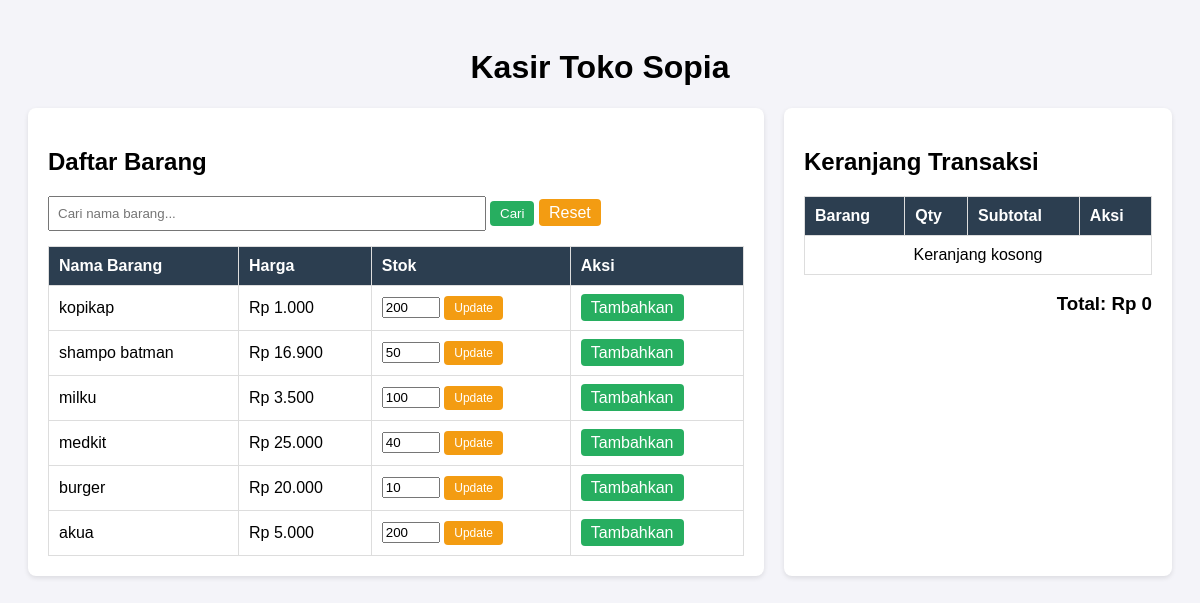
Screenshot of /project/public/index.php with the database file from the repository.
### tables this page shows
CREATE TABLE barang (
    id_barang  INT AUTO_INCREMENT PRIMARY KEY,
    id_kategori INT NOT NULL ,
    nama_barang VARCHAR(100) NOT NULL,
    harga INT NOT NULL,
    stok INT NOT NULL DEFAULT 0,
    
    CONSTRAINT fk_id_kategori FOREIGN KEY (id_kategori) 
    REFERENCES kategori(id_kategori)
    ON DELETE RESTRICT ON UPDATE CASCADE
);

### project/public/index.php (the view, shortened to what this page needs)
<?php
require_once '../config/database.php';
$search = isset($_GET['search']) ? $_GET['search'] : '';
$sql_produk = "SELECT * FROM barang WHERE nama_barang LIKE :search";
$stmt_produk = $conn->prepare($sql_produk);
$stmt_produk->execute(['search' => "%$search%"]);
$result_produk = $stmt_produk->fetchAll(PDO::FETCH_ASSOC);
?>
<!DOCTYPE html>
<html lang="id">
<head>
</head>
<body>
    <h1 style="text-align:center;">Kasir Toko Sopia</h1>
    <div class="container">
        <div class="kiri">
            <h2>Daftar Barang</h2>
            <form method="GET" action="index.php" style="margin-bottom: 15px;">
                <input type="text" name="search" placeholder="Cari nama barang..." value="<?= htmlspecialchars($search) ?>" style="padding: 8px; width: 60%;">
                <button type="submit" class="btn btn-add">Cari</button>
                <a href="index.php" class="btn btn-update">Reset</a>
            </form>
            <table>
                <tr>
                    <th>Nama Barang</th>
                    <th>Harga</th>
                    <th>Stok</th>
                    <th>Aksi</th>
                </tr>
                <?php foreach($result_produk as $row): ?>
                <tr>
                    <td><?= htmlspecialchars($row['nama_barang']) ?></td>
                    <td>Rp <?= number_format($row['harga'], 0, ',', '.') ?></td>
                    <td>
                        <form action="../process/stock_process.php" method="POST" style="display:inline;">
                            <input type="number" name="stok_baru" value="<?= $row['stok'] ?>" style="width: 50px;">
                            <button type="submit" class="btn btn-update" style="font-size: 12px;">Update</button>
                        </form>
                    </td>
                    <td>
                        <a href="../process/cart_process.php?action=add&id=<?= $row['id_barang'] ?>" class="btn btn-add">Tambahkan</a>
                    </td>
                </tr>
                <?php endforeach; ?>
            </table>
        </div>
        <div class="kanan">
            <h2>Keranjang Transaksi</h2>
            <table>
                <tr>
                    <th>Barang</th>
                    <th>Qty</th>
                    <th>Subtotal</th>
                    <th>Aksi</th>
                </tr>
                <?php
                $total_belanja = 0;
                if(!empty($_SESSION['cart'])):
                    foreach($_SESSION['cart'] as $id => $item):
                        $subtotal = $item['harga'] * $item['qty'];
                        $total_belanja += $subtotal;
                ?>
                <tr>
                    <td><?= htmlspecialchars($item['nama']) ?></td>
                    <td><?= $item['qty'] ?></td>
                    <td>Rp <?= number_format($subtotal, 0, ',', '.') ?></td>
                    <td>
                        <a href="../process/cart_process.php?action=delete&id=<?= $id ?>" class="btn btn-del">Hapus</a>
                    </td>
                </tr>
                <?php
                    endforeach;
                else:
                ?>
                <tr><td colspan="4" style="text-align:center;">Keranjang kosong</td></tr>
                <?php endif; ?>
            </table>
            <h3 style="text-align:right;">Total: Rp <?= number_format($total_belanja, 0, ',', '.') ?></h3>
        </div>
    </div>
</body>
</html>

### project/public/index.php (style rules this page uses)
body { font-family: sans-serif; background: #f4f4f9; padding: 20px; }
.container { display: flex; gap: 20px; max-width: 1200px; margin: auto; }
.kiri, .kanan { background: white; padding: 20px; border-radius: 8px; box-shadow: 0 2px 5px rgba(0,0,0,0.1); }
.kiri { flex: 2; }
.kanan { flex: 1; }
table { width: 100%; border-collapse: collapse; margin-top: 15px; }
th, td { border: 1px solid #ddd; padding: 10px; text-align: left; }
th { background: #2c3e50; color: white; }
.btn { padding: 5px 10px; color: white; text-decoration: none; border-radius: 4px; border: none; cursor: pointer; }
.btn-add { background: #27ae60; }
.btn-update { background: #f39c12; }

### rows the page displays
barang: nama_barang "kopikap", harga "1.000", stok_baru "200"
barang: nama_barang "shampo batman", harga "16.900", stok_baru "50"
barang: nama_barang "milku", harga "3.500", stok_baru "100"
barang: nama_barang "medkit", harga "25.000", stok_baru "40"
barang: nama_barang "burger", harga "20.000", stok_baru "10"
barang: nama_barang "akua", harga "5.000", stok_baru "200"

### other values shown
$total_belanja "0"
